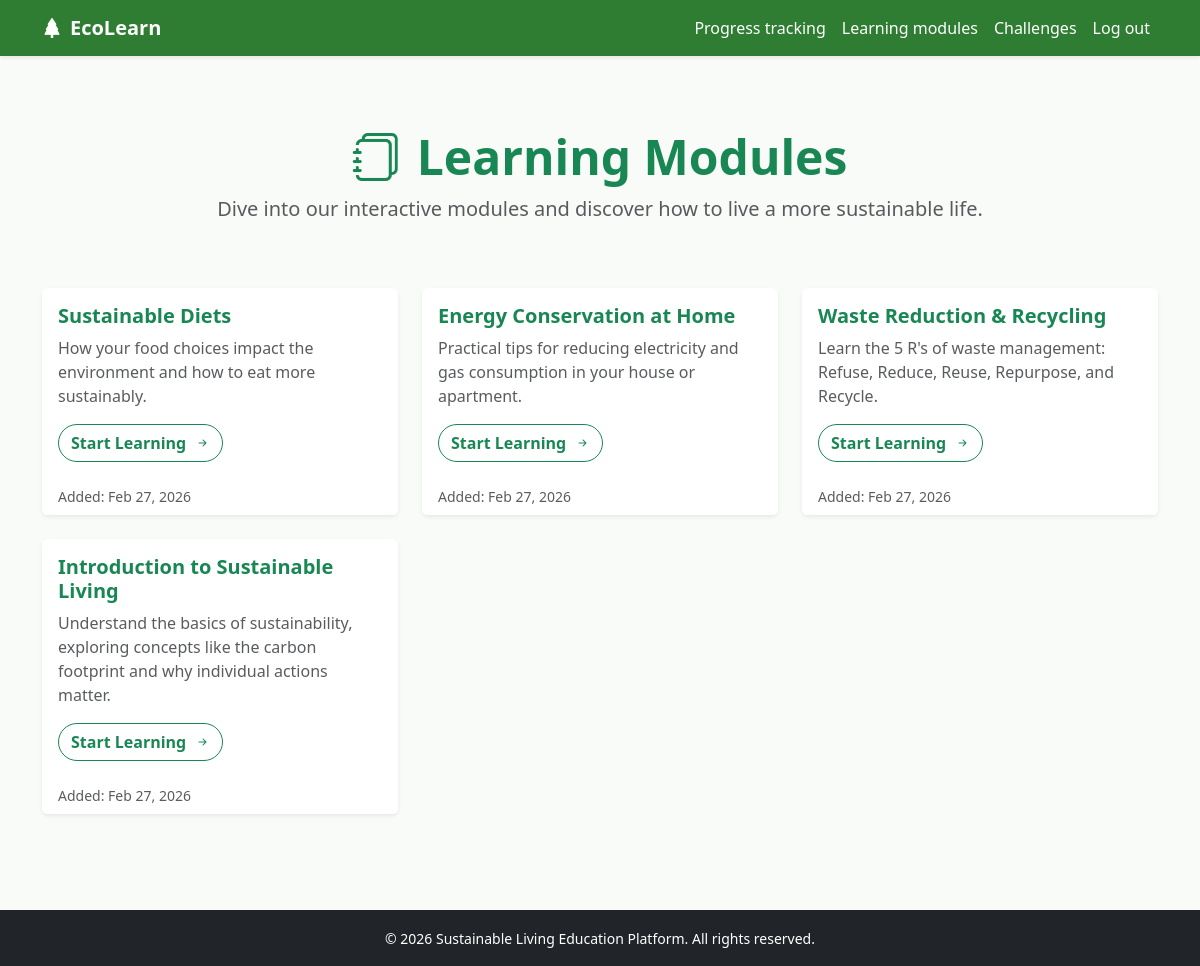
Page /modules/ (signed in) on the committed database.
### core/models.py (models this page shows, shortened)
class LearningModule(models.Model):
    title = models.CharField(max_length=200, validators=[MinLengthValidator(3)])
    description = models.TextField(validators=[MinLengthValidator(10)])
    content = models.TextField(help_text="Detailed content or HTML for the module")
    created_at = models.DateTimeField(auto_now_add=True)
    class Meta:
        ordering = ['-created_at']

### core/views.py (the view)
# urls.py: path('modules/', views.module_list, name='modules'),
@login_required
def module_list(request):
    try:
        profile = request.user.userprofile
    except Exception:
        profile, _ = UserProfile.objects.get_or_create(user=request.user)
    modules = LearningModule.objects.all()
    completed_modules = profile.completed_modules.all()
    return render(request, 'core/module_list.html', {
        'modules': modules, 'completed_modules': completed_modules
    })

### templates/core/module_list.html (shortened to what this page needs)
{% extends 'base.html' %}
{% block content %}
<div class="row mb-5 text-center">
    <div class="col-12 mt-4">
        <h2 class="display-5 fw-bold text-success"><i class="bi bi-journals me-3"></i>Learning Modules</h2>
        <p class="lead text-muted">Dive into our interactive modules and discover how to live a more sustainable life.
        </p>
    </div>
</div>
<div class="row row-cols-1 row-cols-md-3 g-4">
    {% for module in modules %}
    <div class="col">
        <div
            class="card card-custom h-100 shadow-sm border-0 {% if module in completed_modules %}border-success{% endif %}">
            <div class="card-body">
                <h5 class="card-title fw-bold text-success">{{ module.title }}</h5>
                <p class="card-text text-muted">{{ module.description|truncatewords:20 }}</p>
                <a href="{% url 'module_detail' module.pk %}" class="btn btn-outline-success fw-bold rounded-pill">
                    {% if module in completed_modules %}
                    <i class="bi bi-check-circle-fill me-1"></i> Review Module
                    {% else %}
                    Start Learning <i class="bi bi-arrow-right-short ms-1"></i>
                    {% endif %}
                </a>
            </div>
            <div class="card-footer bg-white border-0 text-muted small">
                Added: {{ module.created_at|date:"M d, Y" }}
            </div>
        </div>
    </div>
    {% empty %}
    <div class="col-12 text-center text-muted">
        <i class="bi bi-emoji-frown display-4 mb-3 d-block"></i>
        <h4>No modules available yet.</h4>
        <p>Check back soon for new content!</p>
    </div>
    {% endfor %}
</div>
{% endblock %}

### templates/base.html (style rules this page uses)
:root { --primary-color: #2e7d32; --secondary-color: #f1f8e9; }
body { background-color: #f9fbf9; font-family: 'Segoe UI', Tahoma, Geneva, Verdana, sans-serif; }
.card-custom { border-left: 5px solid var(--primary-color); transition: transform 0.2s; }

### rows in the picture
LearningModule: title "Sustainable Diets", description "How your food choices impact the environment and how to eat more sustainably.", created_at "Feb 27, 2026"
LearningModule: title "Energy Conservation at Home", description "Practical tips for reducing electricity and gas consumption in your house or apartment.", created_at "Feb 27, 2026"
LearningModule: title "Waste Reduction & Recycling", description "Learn the 5 R's of waste management: Refuse, Reduce, Reuse, Repurpose, and Recycle.", created_at "Feb 27, 2026"
LearningModule: title "Introduction to Sustainable Living", description "Understand the basics of sustainability, exploring concepts like the carbon footprint and why individual actions matter.", created_at "Feb 27, 2026"
